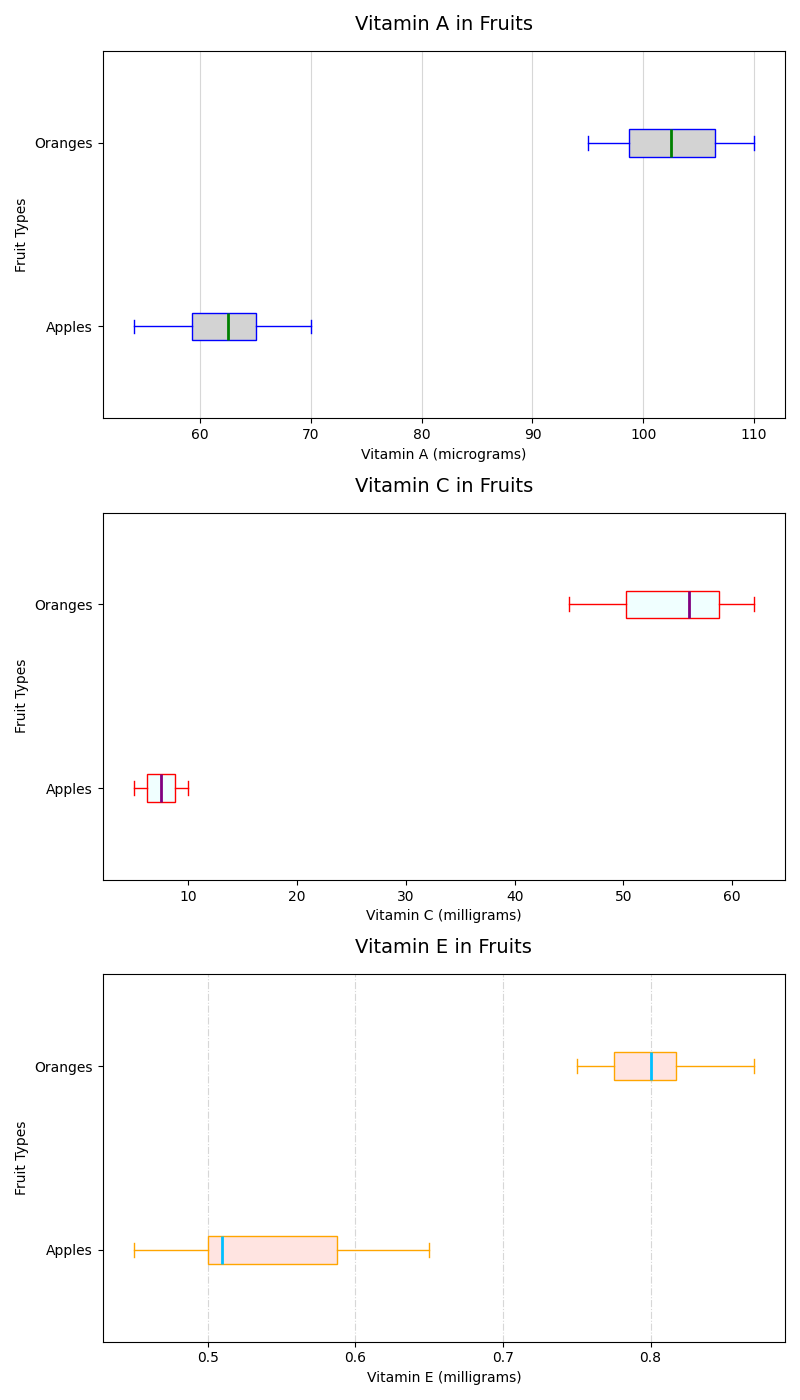

The script that drew this image:
import matplotlib.pyplot as plt
import numpy as np

vitamin_a_apples = np.array([54, 60, 63, 65, 59, 70, 65, 62, 55, 66])
vitamin_a_oranges = np.array([98, 102, 110, 95, 105, 107, 103, 109, 101, 98])
vitamin_c_apples = np.array([6, 7, 8, 9, 5, 10, 7, 6, 8, 9])
vitamin_c_oranges = np.array([50, 45, 55, 48, 60, 62, 51, 58, 59, 57])
vitamin_e_apples = np.array([0.5, 0.6, 0.45, 0.5, 0.6, 0.65, 0.55, 0.52, 0.48, 0.50])
vitamin_e_oranges = np.array([0.8, 0.75, 0.85, 0.77, 0.80, 0.87, 0.76, 0.82, 0.81, 0.79])

vitamin_data_a = [vitamin_a_apples, vitamin_a_oranges]
vitamin_data_c = [vitamin_c_apples, vitamin_c_oranges]
vitamin_data_e = [vitamin_e_apples, vitamin_e_oranges]

fruit_labels = ['Apples', 'Oranges']

fig, axs = plt.subplots(3, 1, figsize=(8, 14))

axs[0].boxplot(vitamin_data_a, vert=False, patch_artist=True, labels=fruit_labels, notch=False,
               boxprops=dict(facecolor='skyblue', color='blue'),
               whiskerprops=dict(color='blue'),
               capprops=dict(color='blue'),
               medianprops=dict(color='green', linewidth=2.0))
for patch in axs[0].patches:
    patch.set_facecolor('lightgrey')
axs[0].set_title('Vitamin A in Fruits', fontsize=14, pad=15)
axs[0].set_xlabel('Vitamin A (micrograms)', fontsize=10)
axs[0].set_ylabel('Fruit Types', fontsize=10)
axs[0].grid(True, linestyle='-', linewidth=0.8, alpha=0.5, axis='x')

axs[1].boxplot(vitamin_data_c, vert=False, patch_artist=True, labels=fruit_labels, notch=False,
               boxprops=dict(facecolor='lightpink', color='red'),
               whiskerprops=dict(color='red'),
               capprops=dict(color='red'),
               medianprops=dict(color='purple', linewidth=2.0))
for patch in axs[1].patches:
    patch.set_facecolor('azure')
axs[1].set_title('Vitamin C in Fruits', fontsize=14, pad=15)
axs[1].set_xlabel('Vitamin C (milligrams)', fontsize=10)
axs[1].set_ylabel('Fruit Types', fontsize=10)
axs[1].grid(False)

axs[2].boxplot(vitamin_data_e, vert=False, patch_artist=True, labels=fruit_labels, notch=False,
               boxprops=dict(facecolor='lightyellow', color='orange'),
               whiskerprops=dict(color='orange'),
               capprops=dict(color='orange'),
               medianprops=dict(color='deepskyblue', linewidth=2.0))
for patch in axs[2].patches:
    patch.set_facecolor('mistyrose')
axs[2].set_title('Vitamin E in Fruits', fontsize=14, pad=15)
axs[2].set_xlabel('Vitamin E (milligrams)', fontsize=10)
axs[2].set_ylabel('Fruit Types', fontsize=10)
axs[2].grid(True, linestyle='-.', linewidth=0.8, alpha=0.5, axis='x')

plt.tight_layout()
plt.show()
